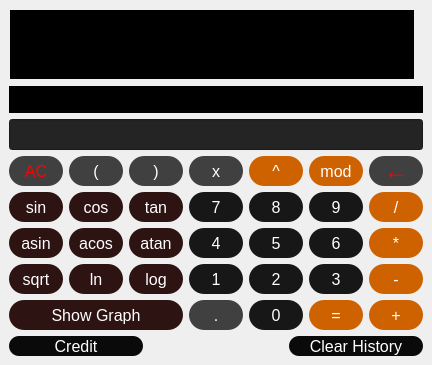
<?xml version="1.0" encoding="UTF-8"?>
<ui version="4.0">
 <class>s21::View</class>
 <widget class="QMainWindow" name="s21::View">
  <property name="geometry">
   <rect>
    <x>0</x>
    <y>0</y>
    <width>432</width>
    <height>365</height>
   </rect>
  </property>
  <property name="sizePolicy">
   <sizepolicy hsizetype="Preferred" vsizetype="Preferred">
    <horstretch>0</horstretch>
    <verstretch>0</verstretch>
   </sizepolicy>
  </property>
  <property name="minimumSize">
   <size>
    <width>321</width>
    <height>365</height>
   </size>
  </property>
  <property name="font">
   <font>
    <pointsize>11</pointsize>
   </font>
  </property>
  <property name="windowTitle">
   <string>View</string>
  </property>
  <widget class="QWidget" name="centralwidget">
   <layout class="QGridLayout" name="gridLayout_3">
    <item row="0" column="0" colspan="3">
     <layout class="QVBoxLayout" name="verticalLayout_2">
      <property name="spacing">
       <number>0</number>
      </property>
      <item>
       <widget class="QScrollArea" name="scrollArea">
        <property name="sizePolicy">
         <sizepolicy hsizetype="Ignored" vsizetype="Ignored">
          <horstretch>0</horstretch>
          <verstretch>0</verstretch>
         </sizepolicy>
        </property>
        <property name="contextMenuPolicy">
         <enum>Qt::DefaultContextMenu</enum>
        </property>
        <property name="toolTipDuration">
         <number>-1</number>
        </property>
        <property name="layoutDirection">
         <enum>Qt::LeftToRight</enum>
        </property>
        <property name="autoFillBackground">
         <bool>false</bool>
        </property>
        <property name="styleSheet">
         <string notr="true">QScrollArea {
	background-color: transparent;
}</string>
        </property>
        <property name="lineWidth">
         <number>1</number>
        </property>
        <property name="widgetResizable">
         <bool>true</bool>
        </property>
        <property name="alignment">
         <set>Qt::AlignLeading|Qt::AlignLeft|Qt::AlignVCenter</set>
        </property>
        <widget class="QWidget" name="scrollAreaWidgetContents">
         <property name="geometry">
          <rect>
           <x>0</x>
           <y>0</y>
           <width>410</width>
           <height>72</height>
          </rect>
         </property>
         <property name="sizePolicy">
          <sizepolicy hsizetype="Preferred" vsizetype="Preferred">
           <horstretch>0</horstretch>
           <verstretch>0</verstretch>
          </sizepolicy>
         </property>
         <property name="styleSheet">
          <string notr="true">QWidget {
	background-color: transparent;
}</string>
         </property>
         <layout class="QGridLayout" name="gridLayout_2">
          <property name="leftMargin">
           <number>0</number>
          </property>
          <property name="topMargin">
           <number>0</number>
          </property>
          <property name="rightMargin">
           <number>8</number>
          </property>
          <property name="bottomMargin">
           <number>6</number>
          </property>
          <property name="horizontalSpacing">
           <number>6</number>
          </property>
          <item row="0" column="0">
           <widget class="QLabel" name="resultHistory">
            <property name="sizePolicy">
             <sizepolicy hsizetype="Preferred" vsizetype="Preferred">
              <horstretch>0</horstretch>
              <verstretch>0</verstretch>
             </sizepolicy>
            </property>
            <property name="font">
             <font>
              <pointsize>11</pointsize>
             </font>
            </property>
            <property name="styleSheet">
             <string notr="true">QLabel {
	color: white;
	background-color: black;
}
</string>
            </property>
            <property name="text">
             <string/>
            </property>
            <property name="alignment">
             <set>Qt::AlignBottom|Qt::AlignRight|Qt::AlignTrailing</set>
            </property>
           </widget>
          </item>
         </layout>
        </widget>
       </widget>
      </item>
      <item>
       <widget class="QLabel" name="showResult">
        <property name="sizePolicy">
         <sizepolicy hsizetype="Preferred" vsizetype="Maximum">
          <horstretch>0</horstretch>
          <verstretch>0</verstretch>
         </sizepolicy>
        </property>
        <property name="minimumSize">
         <size>
          <width>0</width>
          <height>27</height>
         </size>
        </property>
        <property name="font">
         <font>
          <pointsize>14</pointsize>
         </font>
        </property>
        <property name="styleSheet">
         <string notr="true">QLabel {
	color: green;
	background-color: black;
}
</string>
        </property>
        <property name="text">
         <string/>
        </property>
        <property name="alignment">
         <set>Qt::AlignRight|Qt::AlignTrailing|Qt::AlignVCenter</set>
        </property>
       </widget>
      </item>
     </layout>
    </item>
    <item row="1" column="0" colspan="3">
     <widget class="QLineEdit" name="mathExpression">
      <property name="sizePolicy">
       <sizepolicy hsizetype="Expanding" vsizetype="Fixed">
        <horstretch>0</horstretch>
        <verstretch>0</verstretch>
       </sizepolicy>
      </property>
      <property name="maximumSize">
       <size>
        <width>16777215</width>
        <height>16777215</height>
       </size>
      </property>
      <property name="font">
       <font>
        <pointsize>14</pointsize>
       </font>
      </property>
      <property name="styleSheet">
       <string notr="true">QLineEdit {
	color: white;
	background-color: rgb(36,36,36);
}
</string>
      </property>
      <property name="text">
       <string/>
      </property>
      <property name="alignment">
       <set>Qt::AlignRight|Qt::AlignTrailing|Qt::AlignVCenter</set>
      </property>
     </widget>
    </item>
    <item row="2" column="0" colspan="3">
     <layout class="QGridLayout" name="gridLayout">
      <property name="leftMargin">
       <number>0</number>
      </property>
      <property name="horizontalSpacing">
       <number>6</number>
      </property>
      <item row="3" column="5">
       <widget class="QPushButton" name="button_3">
        <property name="sizePolicy">
         <sizepolicy hsizetype="Minimum" vsizetype="Preferred">
          <horstretch>0</horstretch>
          <verstretch>0</verstretch>
         </sizepolicy>
        </property>
        <property name="minimumSize">
         <size>
          <width>0</width>
          <height>30</height>
         </size>
        </property>
        <property name="maximumSize">
         <size>
          <width>16777215</width>
          <height>16777215</height>
         </size>
        </property>
        <property name="font">
         <font>
          <pointsize>12</pointsize>
         </font>
        </property>
        <property name="styleSheet">
         <string notr="true">QPushButton {
	color: white;
	border-radius: 15px;
	background-color: rgb(23, 23, 23);
}
QPushButton:pressed {
	background-color: qlineargradient(x1: 0, y1: 0, x2: 0, y2: 1,
										stop: 0 #323232, stop: 1 #323232);
	font-size: 12px;
}</string>
        </property>
        <property name="text">
         <string>3</string>
        </property>
       </widget>
      </item>
      <item row="1" column="6">
       <widget class="QPushButton" name="button_division">
        <property name="sizePolicy">
         <sizepolicy hsizetype="Minimum" vsizetype="Preferred">
          <horstretch>0</horstretch>
          <verstretch>0</verstretch>
         </sizepolicy>
        </property>
        <property name="minimumSize">
         <size>
          <width>0</width>
          <height>30</height>
         </size>
        </property>
        <property name="maximumSize">
         <size>
          <width>16777215</width>
          <height>16777215</height>
         </size>
        </property>
        <property name="font">
         <font>
          <pointsize>12</pointsize>
         </font>
        </property>
        <property name="styleSheet">
         <string notr="true">QPushButton {
	border-radius: 15px;
	background-color: rgb(207, 98, 0);
	color: white;
}

QPushButton:pressed {
	background-color: qlineargradient(x1: 0, y1: 0, x2: 0, y2: 1,
										stop: 0 #FF7832, stop: 1 #FF9739);
	font-size: 12px;
}</string>
        </property>
        <property name="text">
         <string>/</string>
        </property>
       </widget>
      </item>
      <item row="2" column="2">
       <widget class="QPushButton" name="button_atan">
        <property name="sizePolicy">
         <sizepolicy hsizetype="Minimum" vsizetype="Preferred">
          <horstretch>0</horstretch>
          <verstretch>0</verstretch>
         </sizepolicy>
        </property>
        <property name="minimumSize">
         <size>
          <width>0</width>
          <height>30</height>
         </size>
        </property>
        <property name="maximumSize">
         <size>
          <width>16777215</width>
          <height>16777215</height>
         </size>
        </property>
        <property name="font">
         <font>
          <pointsize>12</pointsize>
         </font>
        </property>
        <property name="styleSheet">
         <string notr="true">QPushButton {
	color: white;
	border-radius: 15px;
	background-color: rgb(46, 19, 19);
}

QPushButton:pressed {
	background-color: qlineargradient(x1: 0, y1: 0, x2: 0, y2: 1,
										stop: 0 #5c2727, stop: 1 #5c2727);
	font-size: 12px;
}</string>
        </property>
        <property name="text">
         <string>atan</string>
        </property>
       </widget>
      </item>
      <item row="3" column="1">
       <widget class="QPushButton" name="button_ln">
        <property name="sizePolicy">
         <sizepolicy hsizetype="Minimum" vsizetype="Preferred">
          <horstretch>0</horstretch>
          <verstretch>0</verstretch>
         </sizepolicy>
        </property>
        <property name="minimumSize">
         <size>
          <width>0</width>
          <height>30</height>
         </size>
        </property>
        <property name="maximumSize">
         <size>
          <width>16777215</width>
          <height>16777215</height>
         </size>
        </property>
        <property name="font">
         <font>
          <pointsize>12</pointsize>
         </font>
        </property>
        <property name="styleSheet">
         <string notr="true">QPushButton {
	color: white;
	border-radius: 15px;
	background-color: rgb(46, 19, 19);
}

QPushButton:pressed {
	background-color: qlineargradient(x1: 0, y1: 0, x2: 0, y2: 1,
										stop: 0 #5c2727, stop: 1 #5c2727);
	font-size: 12px;
}</string>
        </property>
        <property name="text">
         <string>ln</string>
        </property>
       </widget>
      </item>
      <item row="1" column="2">
       <widget class="QPushButton" name="button_tan">
        <property name="sizePolicy">
         <sizepolicy hsizetype="Minimum" vsizetype="Preferred">
          <horstretch>0</horstretch>
          <verstretch>0</verstretch>
         </sizepolicy>
        </property>
        <property name="minimumSize">
         <size>
          <width>0</width>
          <height>30</height>
         </size>
        </property>
        <property name="maximumSize">
         <size>
          <width>16777215</width>
          <height>16777215</height>
         </size>
        </property>
        <property name="font">
         <font>
          <pointsize>12</pointsize>
         </font>
        </property>
        <property name="styleSheet">
         <string notr="true">QPushButton {
	color: white;
	border-radius: 15px;
	background-color: rgb(46, 19, 19);
}

QPushButton:pressed {
	background-color: qlineargradient(x1: 0, y1: 0, x2: 0, y2: 1,
										stop: 0 #5c2727, stop: 1 #5c2727);
	font-size: 12px;
}</string>
        </property>
        <property name="text">
         <string>tan</string>
        </property>
       </widget>
      </item>
      <item row="3" column="4">
       <widget class="QPushButton" name="button_2">
        <property name="sizePolicy">
         <sizepolicy hsizetype="Minimum" vsizetype="Preferred">
          <horstretch>0</horstretch>
          <verstretch>0</verstretch>
         </sizepolicy>
        </property>
        <property name="minimumSize">
         <size>
          <width>0</width>
          <height>30</height>
         </size>
        </property>
        <property name="maximumSize">
         <size>
          <width>16777215</width>
          <height>16777215</height>
         </size>
        </property>
        <property name="font">
         <font>
          <pointsize>12</pointsize>
         </font>
        </property>
        <property name="styleSheet">
         <string notr="true">QPushButton {
	color: white;
	border-radius: 15px;
	background-color: rgb(23, 23, 23);
}
QPushButton:pressed {
	background-color: qlineargradient(x1: 0, y1: 0, x2: 0, y2: 1,
										stop: 0 #323232, stop: 1 #323232);
	font-size: 12px;
}</string>
        </property>
        <property name="text">
         <string>2</string>
        </property>
       </widget>
      </item>
      <item row="0" column="6">
       <widget class="QPushButton" name="button_backspace">
        <property name="sizePolicy">
         <sizepolicy hsizetype="Minimum" vsizetype="Preferred">
          <horstretch>0</horstretch>
          <verstretch>0</verstretch>
         </sizepolicy>
        </property>
        <property name="minimumSize">
         <size>
          <width>0</width>
          <height>30</height>
         </size>
        </property>
        <property name="maximumSize">
         <size>
          <width>16777215</width>
          <height>16777215</height>
         </size>
        </property>
        <property name="font">
         <font>
          <pointsize>18</pointsize>
         </font>
        </property>
        <property name="styleSheet">
         <string notr="true">QPushButton {
	color: red;
	border-radius: 15px;
	background-color: rgb(64, 64, 64);
}

QPushButton:pressed {
	background-color: qlineargradient(x1: 0, y1: 0, x2: 0, y2: 1,
										stop: 0 #5e5e5e, stop: 1 #5e5e5e);
	font-size: 18px;
}</string>
        </property>
        <property name="text">
         <string>←</string>
        </property>
       </widget>
      </item>
      <item row="1" column="5">
       <widget class="QPushButton" name="button_9">
        <property name="sizePolicy">
         <sizepolicy hsizetype="Minimum" vsizetype="Preferred">
          <horstretch>0</horstretch>
          <verstretch>0</verstretch>
         </sizepolicy>
        </property>
        <property name="minimumSize">
         <size>
          <width>0</width>
          <height>30</height>
         </size>
        </property>
        <property name="maximumSize">
         <size>
          <width>16777215</width>
          <height>16777215</height>
         </size>
        </property>
        <property name="font">
         <font>
          <pointsize>12</pointsize>
         </font>
        </property>
        <property name="styleSheet">
         <string notr="true">QPushButton {
	color: white;
	border-radius: 15px;
	background-color: rgb(23, 23, 23);
}
QPushButton:pressed {
	background-color: qlineargradient(x1: 0, y1: 0, x2: 0, y2: 1,
										stop: 0 #323232, stop: 1 #323232);
	font-size: 12px;
}</string>
        </property>
        <property name="text">
         <string>9</string>
        </property>
       </widget>
      </item>
      <item row="2" column="4">
       <widget class="QPushButton" name="button_5">
        <property name="sizePolicy">
         <sizepolicy hsizetype="Minimum" vsizetype="Preferred">
          <horstretch>0</horstretch>
          <verstretch>0</verstretch>
         </sizepolicy>
        </property>
        <property name="minimumSize">
         <size>
          <width>0</width>
          <height>30</height>
         </size>
        </property>
        <property name="maximumSize">
         <size>
          <width>16777215</width>
          <height>16777215</height>
         </size>
        </property>
        <property name="font">
         <font>
          <pointsize>12</pointsize>
         </font>
        </property>
        <property name="styleSheet">
         <string notr="true">QPushButton {
	color: white;
	border-radius: 15px;
	background-color: rgb(23, 23, 23);
}
QPushButton:pressed {
	background-color: qlineargradient(x1: 0, y1: 0, x2: 0, y2: 1,
										stop: 0 #323232, stop: 1 #323232);
	font-size: 12px;
}</string>
        </property>
        <property name="text">
         <string>5</string>
        </property>
       </widget>
      </item>
      <item row="3" column="6">
       <widget class="QPushButton" name="button_sub">
        <property name="sizePolicy">
         <sizepolicy hsizetype="Minimum" vsizetype="Preferred">
          <horstretch>0</horstretch>
          <verstretch>0</verstretch>
         </sizepolicy>
        </property>
        <property name="minimumSize">
         <size>
          <width>0</width>
          <height>30</height>
         </size>
        </property>
        <property name="maximumSize">
         <size>
          <width>16777215</width>
          <height>16777215</height>
         </size>
        </property>
        <property name="font">
         <font>
          <pointsize>12</pointsize>
         </font>
        </property>
        <property name="styleSheet">
         <string notr="true">QPushButton {
	border-radius: 15px;
	background-color: rgb(207, 98, 0);
	color: white;
}

QPushButton:pressed {
	background-color: qlineargradient(x1: 0, y1: 0, x2: 0, y2: 1,
										stop: 0 #FF7832, stop: 1 #FF9739);
	font-size: 12px;
}</string>
        </property>
        <property name="text">
         <string>-</string>
        </property>
       </widget>
      </item>
      <item row="3" column="2">
       <widget class="QPushButton" name="button_log">
        <property name="sizePolicy">
         <sizepolicy hsizetype="Minimum" vsizetype="Preferred">
          <horstretch>0</horstretch>
          <verstretch>0</verstretch>
         </sizepolicy>
        </property>
        <property name="minimumSize">
         <size>
          <width>0</width>
          <height>30</height>
         </size>
        </property>
        <property name="maximumSize">
         <size>
          <width>16777215</width>
          <height>16777215</height>
         </size>
        </property>
        <property name="font">
         <font>
          <pointsize>12</pointsize>
         </font>
        </property>
        <property name="styleSheet">
         <string notr="true">QPushButton {
	color: white;
	border-radius: 15px;
	background-color: rgb(46, 19, 19);
}

QPushButton:pressed {
	background-color: qlineargradient(x1: 0, y1: 0, x2: 0, y2: 1,
										stop: 0 #5c2727, stop: 1 #5c2727);
	font-size: 12px;
}</string>
        </property>
        <property name="text">
         <string>log</string>
        </property>
       </widget>
      </item>
      <item row="0" column="3">
       <widget class="QPushButton" name="button_x">
        <property name="sizePolicy">
         <sizepolicy hsizetype="Minimum" vsizetype="Preferred">
          <horstretch>0</horstretch>
          <verstretch>0</verstretch>
         </sizepolicy>
        </property>
        <property name="minimumSize">
         <size>
          <width>0</width>
          <height>30</height>
         </size>
        </property>
        <property name="maximumSize">
         <size>
          <width>16777215</width>
          <height>16777215</height>
         </size>
        </property>
        <property name="font">
         <font>
          <pointsize>12</pointsize>
         </font>
        </property>
        <property name="styleSheet">
         <string notr="true">QPushButton {
	color: white;
	border-radius: 15px;
	background-color: rgb(64, 64, 64);
}

QPushButton:pressed {
	background-color: qlineargradient(x1: 0, y1: 0, x2: 0, y2: 1,
										stop: 0 #5e5e5e, stop: 1 #5e5e5e);
	font-size: 12px;
}</string>
        </property>
        <property name="text">
         <string>x</string>
        </property>
       </widget>
      </item>
      <item row="0" column="1">
       <widget class="QPushButton" name="button_parenthesis_left">
        <property name="sizePolicy">
         <sizepolicy hsizetype="Minimum" vsizetype="Preferred">
          <horstretch>0</horstretch>
          <verstretch>0</verstretch>
         </sizepolicy>
        </property>
        <property name="minimumSize">
         <size>
          <width>0</width>
          <height>30</height>
         </size>
        </property>
        <property name="maximumSize">
         <size>
          <width>16777215</width>
          <height>16777215</height>
         </size>
        </property>
        <property name="font">
         <font>
          <pointsize>12</pointsize>
         </font>
        </property>
        <property name="styleSheet">
         <string notr="true">QPushButton {
	color: white;
	border-radius: 15px;
	background-color: rgb(64, 64, 64);
}

QPushButton:pressed {
	background-color: qlineargradient(x1: 0, y1: 0, x2: 0, y2: 1,
										stop: 0 #5e5e5e, stop: 1 #5e5e5e);
	font-size: 12px;
}</string>
        </property>
        <property name="text">
         <string>(</string>
        </property>
       </widget>
      </item>
      <item row="4" column="6">
       <widget class="QPushButton" name="button_sum">
        <property name="sizePolicy">
         <sizepolicy hsizetype="Minimum" vsizetype="Preferred">
          <horstretch>0</horstretch>
          <verstretch>0</verstretch>
         </sizepolicy>
        </property>
        <property name="minimumSize">
         <size>
          <width>0</width>
          <height>30</height>
         </size>
        </property>
        <property name="maximumSize">
         <size>
          <width>16777215</width>
          <height>16777215</height>
         </size>
        </property>
        <property name="font">
         <font>
          <pointsize>12</pointsize>
         </font>
        </property>
        <property name="styleSheet">
         <string notr="true">QPushButton {
	border-radius: 15px;
	background-color: rgb(207, 98, 0);
	color: white;
}

QPushButton:pressed {
	background-color: qlineargradient(x1: 0, y1: 0, x2: 0, y2: 1,
										stop: 0 #FF7832, stop: 1 #FF9739);
	font-size: 12px;
}</string>
        </property>
        <property name="text">
         <string>+</string>
        </property>
       </widget>
      </item>
      <item row="4" column="3">
       <widget class="QPushButton" name="button_dot">
        <property name="sizePolicy">
         <sizepolicy hsizetype="Minimum" vsizetype="Preferred">
          <horstretch>0</horstretch>
          <verstretch>0</verstretch>
         </sizepolicy>
        </property>
        <property name="minimumSize">
         <size>
          <width>0</width>
          <height>30</height>
         </size>
        </property>
        <property name="maximumSize">
         <size>
          <width>16777215</width>
          <height>16777215</height>
         </size>
        </property>
        <property name="font">
         <font>
          <pointsize>12</pointsize>
         </font>
        </property>
        <property name="styleSheet">
         <string notr="true">QPushButton {
	color: white;
	border-radius: 15px;
	background-color: rgb(64, 64, 64);
}

QPushButton:pressed {
	background-color: qlineargradient(x1: 0, y1: 0, x2: 0, y2: 1,
										stop: 0 #5e5e5e, stop: 1 #5e5e5e);
	font-size: 12px;
}</string>
        </property>
        <property name="text">
         <string>.</string>
        </property>
       </widget>
      </item>
      <item row="0" column="5">
       <widget class="QPushButton" name="button_mod">
        <property name="sizePolicy">
         <sizepolicy hsizetype="Minimum" vsizetype="Preferred">
          <horstretch>0</horstretch>
          <verstretch>0</verstretch>
         </sizepolicy>
        </property>
        <property name="minimumSize">
         <size>
          <width>0</width>
          <height>30</height>
         </size>
        </property>
        <property name="maximumSize">
         <size>
          <width>16777215</width>
          <height>16777215</height>
         </size>
        </property>
        <property name="font">
         <font>
          <pointsize>12</pointsize>
         </font>
        </property>
        <property name="styleSheet">
         <string notr="true">QPushButton {
	border-radius: 15px;
	background-color: rgb(207, 98, 0);
	color: white;
}

QPushButton:pressed {
	background-color: qlineargradient(x1: 0, y1: 0, x2: 0, y2: 1,
										stop: 0 #FF7832, stop: 1 #FF9739);
	font-size: 12px;
}</string>
        </property>
        <property name="text">
         <string>mod</string>
        </property>
       </widget>
      </item>
      <item row="2" column="3">
       <widget class="QPushButton" name="button_4">
        <property name="sizePolicy">
         <sizepolicy hsizetype="Minimum" vsizetype="Preferred">
          <horstretch>0</horstretch>
          <verstretch>0</verstretch>
         </sizepolicy>
        </property>
        <property name="minimumSize">
         <size>
          <width>0</width>
          <height>30</height>
         </size>
        </property>
        <property name="maximumSize">
         <size>
          <width>16777215</width>
          <height>16777215</height>
         </size>
        </property>
        <property name="font">
         <font>
          <pointsize>12</pointsize>
         </font>
        </property>
        <property name="styleSheet">
         <string notr="true">QPushButton {
	color: white;
	border-radius: 15px;
	background-color: rgb(23, 23, 23);
}
QPushButton:pressed {
	background-color: qlineargradient(x1: 0, y1: 0, x2: 0, y2: 1,
										stop: 0 #323232, stop: 1 #323232);
	font-size: 12px;
}</string>
        </property>
        <property name="text">
         <string>4</string>
        </property>
       </widget>
      </item>
      <item row="4" column="0" colspan="3">
       <widget class="QPushButton" name="button_show_graph">
        <property name="sizePolicy">
         <sizepolicy hsizetype="Minimum" vsizetype="Preferred">
          <horstretch>0</horstretch>
          <verstretch>0</verstretch>
         </sizepolicy>
        </property>
        <property name="minimumSize">
         <size>
          <width>0</width>
          <height>30</height>
         </size>
        </property>
        <property name="maximumSize">
         <size>
          <width>16777215</width>
          <height>16777215</height>
         </size>
        </property>
        <property name="font">
         <font>
          <pointsize>12</pointsize>
         </font>
        </property>
        <property name="styleSheet">
         <string notr="true">QPushButton {
	color: white;
	border-radius: 15px;
	background-color: rgb(46, 19, 19);
}

QPushButton:pressed {
	background-color: qlineargradient(x1: 0, y1: 0, x2: 0, y2: 1,
										stop: 0 #5c2727, stop: 1 #5c2727);
	font-size: 12px;
}</string>
        </property>
        <property name="text">
         <string>Show Graph</string>
        </property>
       </widget>
      </item>
      <item row="1" column="3">
       <widget class="QPushButton" name="button_7">
        <property name="sizePolicy">
         <sizepolicy hsizetype="Minimum" vsizetype="Preferred">
          <horstretch>0</horstretch>
          <verstretch>0</verstretch>
         </sizepolicy>
        </property>
        <property name="minimumSize">
         <size>
          <width>0</width>
          <height>30</height>
         </size>
        </property>
        <property name="maximumSize">
         <size>
          <width>16777215</width>
          <height>16777215</height>
         </size>
        </property>
        <property name="font">
         <font>
          <pointsize>12</pointsize>
         </font>
        </property>
        <property name="styleSheet">
         <string notr="true">QPushButton {
	color: white;
	border-radius: 15px;
	background-color: rgb(23, 23, 23);
}
QPushButton:pressed {
	background-color: qlineargradient(x1: 0, y1: 0, x2: 0, y2: 1,
										stop: 0 #323232, stop: 1 #323232);
	font-size: 12px;
}</string>
        </property>
        <property name="text">
         <string>7</string>
        </property>
       </widget>
      </item>
      <item row="4" column="4">
       <widget class="QPushButton" name="button_0">
        <property name="sizePolicy">
         <sizepolicy hsizetype="Minimum" vsizetype="Preferred">
          <horstretch>0</horstretch>
          <verstretch>0</verstretch>
         </sizepolicy>
        </property>
        <property name="minimumSize">
         <size>
          <width>0</width>
          <height>30</height>
         </size>
        </property>
        <property name="maximumSize">
         <size>
          <width>16777215</width>
          <height>16777215</height>
         </size>
        </property>
        <property name="font">
         <font>
          <pointsize>12</pointsize>
         </font>
        </property>
        <property name="styleSheet">
         <string notr="true">QPushButton {
	color: white;
	border-radius: 15px;
	background-color: rgb(23, 23, 23);
}
QPushButton:pressed {
	background-color: qlineargradient(x1: 0, y1: 0, x2: 0, y2: 1,
										stop: 0 #323232, stop: 1 #323232);
	font-size: 12px;
}</string>
        </property>
        <property name="text">
         <string>0</string>
        </property>
       </widget>
      </item>
      <item row="4" column="5">
       <widget class="QPushButton" name="button_equals">
        <property name="sizePolicy">
         <sizepolicy hsizetype="Minimum" vsizetype="Preferred">
          <horstretch>0</horstretch>
          <verstretch>0</verstretch>
         </sizepolicy>
        </property>
        <property name="minimumSize">
         <size>
          <width>0</width>
          <height>30</height>
         </size>
        </property>
        <property name="maximumSize">
         <size>
          <width>16777215</width>
          <height>16777215</height>
         </size>
        </property>
        <property name="font">
         <font>
          <pointsize>12</pointsize>
         </font>
        </property>
        <property name="styleSheet">
         <string notr="true">QPushButton {
	border-radius: 15px;
	background-color: rgb(207, 98, 0);
	color: white;
}

QPushButton:pressed {
	background-color: qlineargradient(x1: 0, y1: 0, x2: 0, y2: 1,
										stop: 0 #FF7832, stop: 1 #FF9739);
	font-size: 12px;
}</string>
        </property>
        <property name="text">
         <string>=</string>
        </property>
       </widget>
      </item>
      <item row="1" column="0">
       <widget class="QPushButton" name="button_sin">
        <property name="sizePolicy">
         <sizepolicy hsizetype="Minimum" vsizetype="Preferred">
          <horstretch>0</horstretch>
          <verstretch>0</verstretch>
         </sizepolicy>
        </property>
        <property name="minimumSize">
         <size>
          <width>0</width>
          <height>30</height>
         </size>
        </property>
        <property name="maximumSize">
         <size>
          <width>16777215</width>
          <height>16777215</height>
         </size>
        </property>
        <property name="font">
         <font>
          <pointsize>12</pointsize>
         </font>
        </property>
        <property name="styleSheet">
         <string notr="true">QPushButton {
	color: white;
	border-radius: 15px;
	background-color: rgb(46, 19, 19);
}

QPushButton:pressed {
	background-color: qlineargradient(x1: 0, y1: 0, x2: 0, y2: 1,
										stop: 0 #5c2727, stop: 1 #5c2727);
	font-size: 12px;
}</string>
        </property>
        <property name="text">
         <string>sin</string>
        </property>
       </widget>
      </item>
      <item row="2" column="5">
       <widget class="QPushButton" name="button_6">
        <property name="sizePolicy">
         <sizepolicy hsizetype="Minimum" vsizetype="Preferred">
          <horstretch>0</horstretch>
          <verstretch>0</verstretch>
         </sizepolicy>
        </property>
        <property name="minimumSize">
         <size>
          <width>0</width>
          <height>30</height>
         </size>
        </property>
        <property name="maximumSize">
         <size>
          <width>16777215</width>
          <height>16777215</height>
         </size>
        </property>
        <property name="font">
         <font>
          <pointsize>12</pointsize>
         </font>
        </property>
        <property name="styleSheet">
         <string notr="true">QPushButton {
	color: white;
	border-radius: 15px;
	background-color: rgb(23, 23, 23);
}
QPushButton:pressed {
	background-color: qlineargradient(x1: 0, y1: 0, x2: 0, y2: 1,
										stop: 0 #323232, stop: 1 #323232);
	font-size: 12px;
}</string>
        </property>
        <property name="text">
         <string>6</string>
        </property>
       </widget>
      </item>
      <item row="3" column="0">
       <widget class="QPushButton" name="button_sqrt">
        <property name="sizePolicy">
         <sizepolicy hsizetype="Minimum" vsizetype="Preferred">
          <horstretch>0</horstretch>
          <verstretch>0</verstretch>
         </sizepolicy>
        </property>
        <property name="minimumSize">
         <size>
          <width>0</width>
          <height>30</height>
         </size>
        </property>
        <property name="maximumSize">
         <size>
          <width>16777215</width>
          <height>16777215</height>
         </size>
        </property>
        <property name="font">
         <font>
          <pointsize>12</pointsize>
         </font>
        </property>
        <property name="styleSheet">
         <string notr="true">QPushButton {
	color: white;
	border-radius: 15px;
	background-color: rgb(46, 19, 19);
}

QPushButton:pressed {
	background-color: qlineargradient(x1: 0, y1: 0, x2: 0, y2: 1,
										stop: 0 #5c2727, stop: 1 #5c2727);
	font-size: 12px;
}</string>
        </property>
        <property name="text">
         <string>sqrt</string>
        </property>
       </widget>
      </item>
      <item row="3" column="3">
       <widget class="QPushButton" name="button_1">
        <property name="sizePolicy">
         <sizepolicy hsizetype="Minimum" vsizetype="Preferred">
          <horstretch>0</horstretch>
          <verstretch>0</verstretch>
         </sizepolicy>
        </property>
        <property name="minimumSize">
         <size>
          <width>0</width>
          <height>30</height>
         </size>
        </property>
        <property name="maximumSize">
         <size>
          <width>16777215</width>
          <height>16777215</height>
         </size>
        </property>
        <property name="font">
         <font>
          <pointsize>12</pointsize>
         </font>
        </property>
        <property name="styleSheet">
         <string notr="true">QPushButton {
	color: white;
	border-radius: 15px;
	background-color: rgb(23, 23, 23);
}
QPushButton:pressed {
	background-color: qlineargradient(x1: 0, y1: 0, x2: 0, y2: 1,
										stop: 0 #323232, stop: 1 #323232);
	font-size: 12px;
}</string>
        </property>
        <property name="text">
         <string>1</string>
        </property>
       </widget>
      </item>
      <item row="2" column="1">
       <widget class="QPushButton" name="button_acos">
        <property name="sizePolicy">
         <sizepolicy hsizetype="Minimum" vsizetype="Preferred">
          <horstretch>0</horstretch>
          <verstretch>0</verstretch>
         </sizepolicy>
        </property>
        <property name="minimumSize">
         <size>
          <width>0</width>
          <height>30</height>
         </size>
        </property>
        <property name="maximumSize">
         <size>
          <width>16777215</width>
          <height>16777215</height>
         </size>
        </property>
        <property name="font">
         <font>
          <pointsize>12</pointsize>
         </font>
        </property>
        <property name="styleSheet">
         <string notr="true">QPushButton {
	color: white;
	border-radius: 15px;
	background-color: rgb(46, 19, 19);
}

QPushButton:pressed {
	background-color: qlineargradient(x1: 0, y1: 0, x2: 0, y2: 1,
										stop: 0 #5c2727, stop: 1 #5c2727);
	font-size: 12px;
}</string>
        </property>
        <property name="text">
         <string>acos</string>
        </property>
       </widget>
      </item>
      <item row="0" column="4">
       <widget class="QPushButton" name="button_exp">
        <property name="sizePolicy">
         <sizepolicy hsizetype="Minimum" vsizetype="Preferred">
          <horstretch>0</horstretch>
          <verstretch>0</verstretch>
         </sizepolicy>
        </property>
        <property name="minimumSize">
         <size>
          <width>0</width>
          <height>30</height>
         </size>
        </property>
        <property name="maximumSize">
         <size>
          <width>16777215</width>
          <height>16777215</height>
         </size>
        </property>
        <property name="font">
         <font>
          <pointsize>12</pointsize>
         </font>
        </property>
        <property name="styleSheet">
         <string notr="true">QPushButton {
	border-radius: 15px;
	background-color: rgb(207, 98, 0);
	color: white;
}

QPushButton:pressed {
	background-color: qlineargradient(x1: 0, y1: 0, x2: 0, y2: 1,
										stop: 0 #FF7832, stop: 1 #FF9739);
	font-size: 12px;
}</string>
        </property>
        <property name="text">
         <string>^</string>
        </property>
       </widget>
      </item>
      <item row="1" column="1">
       <widget class="QPushButton" name="button_cos">
        <property name="sizePolicy">
         <sizepolicy hsizetype="Minimum" vsizetype="Preferred">
          <horstretch>0</horstretch>
          <verstretch>0</verstretch>
         </sizepolicy>
        </property>
        <property name="minimumSize">
         <size>
          <width>0</width>
          <height>30</height>
         </size>
        </property>
        <property name="maximumSize">
         <size>
          <width>16777215</width>
          <height>16777215</height>
         </size>
        </property>
        <property name="font">
         <font>
          <pointsize>12</pointsize>
         </font>
        </property>
        <property name="styleSheet">
         <string notr="true">QPushButton {
	color: white;
	border-radius: 15px;
	background-color: rgb(46, 19, 19);
}

QPushButton:pressed {
	background-color: qlineargradient(x1: 0, y1: 0, x2: 0, y2: 1,
										stop: 0 #5c2727, stop: 1 #5c2727);
	font-size: 12px;
}</string>
        </property>
        <property name="text">
         <string>cos</string>
        </property>
       </widget>
      </item>
      <item row="2" column="0">
       <widget class="QPushButton" name="button_asin">
        <property name="sizePolicy">
         <sizepolicy hsizetype="Minimum" vsizetype="Preferred">
          <horstretch>0</horstretch>
          <verstretch>0</verstretch>
         </sizepolicy>
        </property>
        <property name="minimumSize">
         <size>
          <width>0</width>
          <height>30</height>
         </size>
        </property>
        <property name="maximumSize">
         <size>
          <width>16777215</width>
          <height>16777215</height>
         </size>
        </property>
        <property name="font">
         <font>
          <pointsize>12</pointsize>
         </font>
        </property>
        <property name="styleSheet">
         <string notr="true">QPushButton {
	color: white;
	border-radius: 15px;
	background-color: rgb(46, 19, 19);
}

QPushButton:pressed {
	background-color: qlineargradient(x1: 0, y1: 0, x2: 0, y2: 1,
										stop: 0 #5c2727, stop: 1 #5c2727);
	font-size: 12px;
}</string>
        </property>
        <property name="text">
         <string>asin</string>
        </property>
       </widget>
      </item>
      <item row="0" column="2">
       <widget class="QPushButton" name="button_parenthesis_right">
        <property name="sizePolicy">
         <sizepolicy hsizetype="Minimum" vsizetype="Preferred">
          <horstretch>0</horstretch>
          <verstretch>0</verstretch>
         </sizepolicy>
        </property>
        <property name="minimumSize">
         <size>
          <width>0</width>
          <height>30</height>
         </size>
        </property>
        <property name="maximumSize">
         <size>
          <width>16777215</width>
          <height>16777215</height>
         </size>
        </property>
        <property name="font">
         <font>
          <pointsize>12</pointsize>
         </font>
        </property>
        <property name="styleSheet">
         <string notr="true">QPushButton {
	color: white;
	border-radius: 15px;
	background-color: rgb(64, 64, 64);
}

QPushButton:pressed {
	background-color: qlineargradient(x1: 0, y1: 0, x2: 0, y2: 1,
										stop: 0 #5e5e5e, stop: 1 #5e5e5e);
	font-size: 12px;
}</string>
        </property>
        <property name="text">
         <string>)</string>
        </property>
       </widget>
      </item>
      <item row="2" column="6">
       <widget class="QPushButton" name="button_multiply">
        <property name="sizePolicy">
         <sizepolicy hsizetype="Minimum" vsizetype="Preferred">
          <horstretch>0</horstretch>
          <verstretch>0</verstretch>
         </sizepolicy>
        </property>
        <property name="minimumSize">
         <size>
          <width>0</width>
          <height>30</height>
         </size>
        </property>
        <property name="maximumSize">
         <size>
          <width>16777215</width>
          <height>16777215</height>
         </size>
        </property>
        <property name="font">
         <font>
          <pointsize>12</pointsize>
         </font>
        </property>
        <property name="styleSheet">
         <string notr="true">QPushButton {
	border-radius: 15px;
	background-color: rgb(207, 98, 0);
	color: white;
}

QPushButton:pressed {
	background-color: qlineargradient(x1: 0, y1: 0, x2: 0, y2: 1,
										stop: 0 #FF7832, stop: 1 #FF9739);
	font-size: 12px;
}</string>
        </property>
        <property name="text">
         <string>*</string>
        </property>
       </widget>
      </item>
      <item row="1" column="4">
       <widget class="QPushButton" name="button_8">
        <property name="sizePolicy">
         <sizepolicy hsizetype="Minimum" vsizetype="Preferred">
          <horstretch>0</horstretch>
          <verstretch>0</verstretch>
         </sizepolicy>
        </property>
        <property name="minimumSize">
         <size>
          <width>0</width>
          <height>30</height>
         </size>
        </property>
        <property name="maximumSize">
         <size>
          <width>16777215</width>
          <height>16777215</height>
         </size>
        </property>
        <property name="font">
         <font>
          <pointsize>12</pointsize>
         </font>
        </property>
        <property name="styleSheet">
         <string notr="true">QPushButton {
	color: white;
	border-radius: 15px;
	background-color: rgb(23, 23, 23);
}
QPushButton:pressed {
	background-color: qlineargradient(x1: 0, y1: 0, x2: 0, y2: 1,
										stop: 0 #323232, stop: 1 #323232);
	font-size: 12px;
}</string>
        </property>
        <property name="text">
         <string>8</string>
        </property>
       </widget>
      </item>
      <item row="0" column="0">
       <widget class="QPushButton" name="button_delete_expression">
        <property name="sizePolicy">
         <sizepolicy hsizetype="Minimum" vsizetype="Preferred">
          <horstretch>0</horstretch>
          <verstretch>0</verstretch>
         </sizepolicy>
        </property>
        <property name="minimumSize">
         <size>
          <width>0</width>
          <height>30</height>
         </size>
        </property>
        <property name="maximumSize">
         <size>
          <width>16777215</width>
          <height>16777215</height>
         </size>
        </property>
        <property name="font">
         <font>
          <pointsize>12</pointsize>
         </font>
        </property>
        <property name="styleSheet">
         <string notr="true">QPushButton {
	color: red;
	border-radius: 15px;
	background-color: rgb(64, 64, 64);
}

QPushButton:pressed {
	background-color: qlineargradient(x1: 0, y1: 0, x2: 0, y2: 1,
										stop: 0 #5e5e5e, stop: 1 #5e5e5e);
	font-size: 12px;
}</string>
        </property>
        <property name="text">
         <string>AC</string>
        </property>
       </widget>
      </item>
     </layout>
    </item>
    <item row="3" column="2">
     <widget class="QPushButton" name="button_clear_history">
      <property name="maximumSize">
       <size>
        <width>16777215</width>
        <height>20</height>
       </size>
      </property>
      <property name="font">
       <font>
        <pointsize>12</pointsize>
       </font>
      </property>
      <property name="styleSheet">
       <string notr="true">QPushButton {
	border-radius: 10px;
	background-color: rgb(10, 10, 10);
	color: white;
}

QPushButton:pressed {
	background-color: rgb(80, 0, 0);
	font-size: 12px;
}</string>
      </property>
      <property name="text">
       <string>Clear History</string>
      </property>
     </widget>
    </item>
    <item row="3" column="0">
     <widget class="QPushButton" name="button_credit">
      <property name="maximumSize">
       <size>
        <width>16777215</width>
        <height>20</height>
       </size>
      </property>
      <property name="font">
       <font>
        <pointsize>12</pointsize>
       </font>
      </property>
      <property name="styleSheet">
       <string notr="true">QPushButton {
	border-radius: 10px;
	background-color: rgb(10, 10, 10);
	color: white;
}

QPushButton:pressed {
	background-color: rgb(80, 0, 0);
	font-size: 12px;
}</string>
      </property>
      <property name="text">
       <string>Credit</string>
      </property>
     </widget>
    </item>
   </layout>
  </widget>
  <action name="actionHi">
   <property name="text">
    <string>Hi</string>
   </property>
  </action>
  <action name="actionHel">
   <property name="text">
    <string>Hel</string>
   </property>
  </action>
  <action name="actionHistory">
   <property name="text">
    <string>History</string>
   </property>
  </action>
 </widget>
 <resources/>
 <connections/>
</ui>
